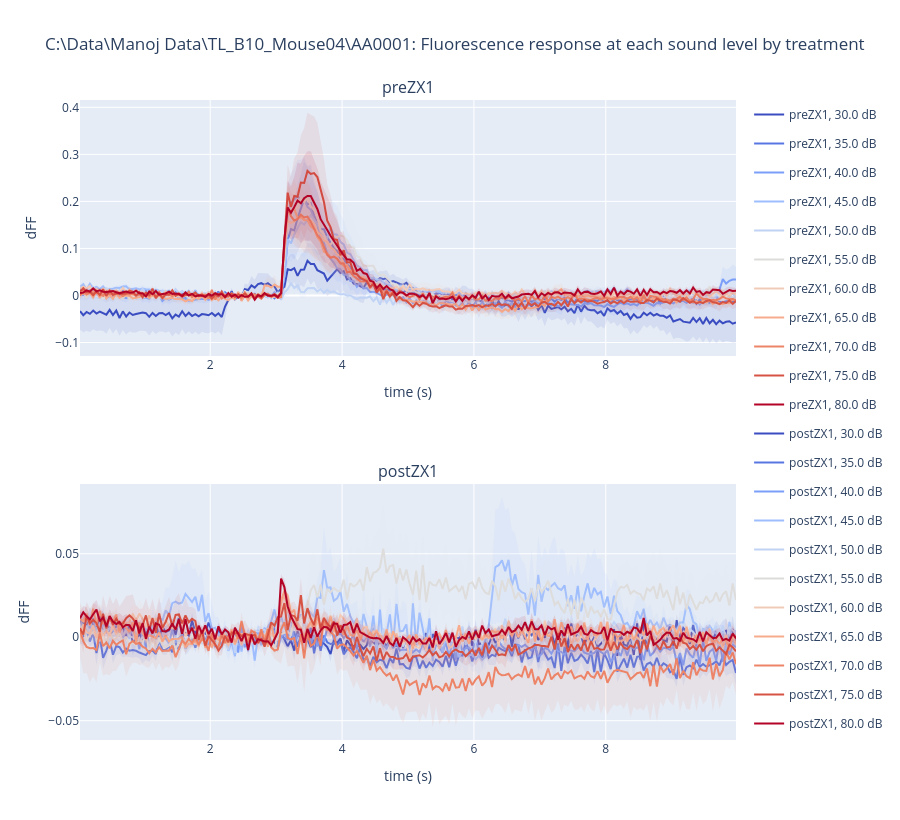

The notebook cell this image was saved under:
### Code cell
# plot dFF (or dF) response traces across different sound intensties pre- or post-ZX1

import lib.plotting as plotting

# raw dFF response
plotting.plotDF_levelByTreatment(df_drop_drop, resp_col='dFF_ROI_raw', dFResp=False, sepPlot=True)
# plotting.plotDF_levelByTreatment(df_drop_drop, qcam2img=qcam2img, resp_col=None, dFResp=False, sepPlot=True, roi_mask=roi_mask, t_base=t_base)

# processed dFF response
# plotting.plotDF_levelByTreatment(df_drop_drop, resp_col='dFF_ROI_linFilt_butterFilt', dFResp=False, sepPlot=True)

# same for dF response
# plotting.plotDF_levelByTreatment(df_drop_drop, resp_col='dF_ROI_raw', dFResp=True, sepPlot=True)
# plotting.plotDF_levelByTreatment(df_drop_drop, resp_col='dF_ROI_linFilt_butterFilt', dFResp=True, sepPlot=True)

# raw dFF response, show pre- and post-ZX1 traces in one plot
# plotting.plotDF_levelByTreatment(df_drop_drop, resp_col='dFF_ROI_raw', dFResp=False, sepPlot=False)

### Figure 1 — Plotly figure (JSON) as saved in the notebook; plotly's stock layout.template omitted (floating-point values rounded to 4 significant figures; data arrays with more than 128 entries replaced by an {"elided": "..."} marker saying what was removed)
{"data": [{"legendgroup": "preZX1, 30.0 dB", "line": {"color": "rgb(58, 76, 192)"}, "mode": "lines", "name": "preZX1, 30.0 dB", "showlegend": true, "type": "scatter", "x": {"elided": "200 float values"}, "xaxis": "x", "y": {"elided": "200 float values"}, "yaxis": "y"}, {"legendgroup": "preZX1, 30.0 dB", "line": {"width": 0}, "mode": "lines", "name": "preZX1, 30.0 dB", "showlegend": false, "type": "scatter", "x": {"elided": "200 float values"}, "xaxis": "x", "y": {"elided": "200 float values"}, "yaxis": "y"}, {"fill": "tonexty", "fillcolor": "rgba(58, 76, 192, 0.1)", "legendgroup": "preZX1, 30.0 dB", "line": {"width": 0}, "mode": "lines", "name": "preZX1, 30.0 dB", "showlegend": false, "type": "scatter", "x": {"elided": "200 float values"}, "xaxis": "x", "y": {"elided": "200 float values"}, "yaxis": "y"}, {"legendgroup": "preZX1, 35.0 dB", "line": {"color": "rgb(88, 118, 226)"}, "mode": "lines", "name": "preZX1, 35.0 dB", "showlegend": true, "type": "scatter", "x": {"elided": "200 float values"}, "xaxis": "x", "y": {"elided": "200 float values"}, "yaxis": "y"}, {"legendgroup": "preZX1, 35.0 dB", "line": {"width": 0}, "mode": "lines", "name": "preZX1, 35.0 dB", "showlegend": false, "type": "scatter", "x": {"elided": "200 float values"}, "xaxis": "x", "y": {"elided": "200 float values"}, "yaxis": "y"}, {"fill": "tonexty", "fillcolor": "rgba(88, 118, 226, 0.1)", "legendgroup": "preZX1, 35.0 dB", "line": {"width": 0}, "mode": "lines", "name": "preZX1, 35.0 dB", "showlegend": false, "type": "scatter", "x": {"elided": "200 float values"}, "xaxis": "x", "y": {"elided": "200 float values"}, "yaxis": "y"}, {"legendgroup": "preZX1, 40.0 dB", "line": {"color": "rgb(123, 158, 248)"}, "mode": "lines", "name": "preZX1, 40.0 dB", "showlegend": true, "type": "scatter", "x": {"elided": "200 float values"}, "xaxis": "x", "y": {"elided": "200 float values"}, "yaxis": "y"}, {"legendgroup": "preZX1, 40.0 dB", "line": {"width": 0}, "mode": "lines", "name": "preZX1, 40.0 dB", "showlegend": false, "type": "scatter", "x": {"elided": "200 float values"}, "xaxis": "x", "y": {"elided": "200 float values"}, "yaxis": "y"}, {"fill": "tonexty", "fillcolor": "rgba(123, 158, 248, 0.1)", "legendgroup": "preZX1, 40.0 dB", "line": {"width": 0}, "mode": "lines", "name": "preZX1, 40.0 dB", "showlegend": false, "type": "scatter", "x": {"elided": "200 float values"}, "xaxis": "x", "y": {"elided": "200 float values"}, "yaxis": "y"}, {"legendgroup": "preZX1, 45.0 dB", "line": {"color": "rgb(157, 189, 254)"}, "mode": "lines", "name": "preZX1, 45.0 dB", "showlegend": true, "type": "scatter", "x": {"elided": "200 float values"}, "xaxis": "x", "y": {"elided": "200 float values"}, "yaxis": "y"}, {"legendgroup": "preZX1, 45.0 dB", "line": {"width": 0}, "mode": "lines", "name": "preZX1, 45.0 dB", "showlegend": false, "type": "scatter", "x": {"elided": "200 float values"}, "xaxis": "x", "y": {"elided": "200 float values"}, "yaxis": "y"}, {"fill": "tonexty", "fillcolor": "rgba(157, 189, 254, 0.1)", "legendgroup": "preZX1, 45.0 dB", "line": {"width": 0}, "mode": "lines", "name": "preZX1, 45.0 dB", "showlegend": false, "type": "scatter", "x": {"elided": "200 float values"}, "xaxis": "x", "y": {"elided": "200 float values"}, "yaxis": "y"}, {"legendgroup": "preZX1, 50.0 dB", "line": {"color": "rgb(192, 211, 245)"}, "mode": "lines", "name": "preZX1, 50.0 dB", "showlegend": true, "type": "scatter", "x": {"elided": "200 float values"}, "xaxis": "x", "y": {"elided": "200 float values"}, "yaxis": "y"}, {"legendgroup": "preZX1, 50.0 dB", "line": {"width": 0}, "mode": "lines", "name": "preZX1, 50.0 dB", "showlegend": false, "type": "scatter", "x": {"elided": "200 float values"}, "xaxis": "x", "y": {"elided": "200 float values"}, "yaxis": "y"}, {"fill": "tonexty", "fillcolor": "rgba(192, 211, 245, 0.1)", "legendgroup": "preZX1, 50.0 dB", "line": {"width": 0}, "mode": "lines", "name": "preZX1, 50.0 dB", "showlegend": false, "type": "scatter", "x": {"elided": "200 float values"}, "xaxis": "x", "y": {"elided": "200 float values"}, "yaxis": "y"}, {"legendgroup": "preZX1, 55.0 dB", "line": {"color": "rgb(221, 220, 219)"}, "mode": "lines", "name": "preZX1, 55.0 dB", "showlegend": true, "type": "scatter", "x": {"elided": "200 float values"}, "xaxis": "x", "y": {"elided": "200 float values"}, "yaxis": "y"}, {"legendgroup": "preZX1, 55.0 dB", "line": {"width": 0}, "mode": "lines", "name": "preZX1, 55.0 dB", "showlegend": false, "type": "scatter", "x": {"elided": "200 float values"}, "xaxis": "x", "y": {"elided": "200 float values"}, "yaxis": "y"}, {"fill": "tonexty", "fillcolor": "rgba(221, 220, 219, 0.1)", "legendgroup": "preZX1, 55.0 dB", "line": {"width": 0}, "mode": "lines", "name": "preZX1, 55.0 dB", "showlegend": false, "type": "scatter", "x": {"elided": "200 float values"}, "xaxis": "x", "y": {"elided": "200 float values"}, "yaxis": "y"}, {"legendgroup": "preZX1, 60.0 dB", "line": {"color": "rgb(241, 202, 182)"}, "mode": "lines", "name": "preZX1, 60.0 dB", "showlegend": true, "type": "scatter", "x": {"elided": "200 float values"}, "xaxis": "x", "y": {"elided": "200 float values"}, "yaxis": "y"}, {"legendgroup": "preZX1, 60.0 dB", "line": {"width": 0}, "mode": "lines", "name": "preZX1, 60.0 dB", "showlegend": false, "type": "scatter", "x": {"elided": "200 float values"}, "xaxis": "x", "y": {"elided": "200 float values"}, "yaxis": "y"}, {"fill": "tonexty", "fillcolor": "rgba(241, 202, 182, 0.1)", "legendgroup": "preZX1, 60.0 dB", "line": {"width": 0}, "mode": "lines", "name": "preZX1, 60.0 dB", "showlegend": false, "type": "scatter", "x": {"elided": "200 float values"}, "xaxis": "x", "y": {"elided": "200 float values"}, "yaxis": "y"}, {"legendgroup": "preZX1, 65.0 dB", "line": {"color": "rgb(246, 171, 141)"}, "mode": "lines", "name": "preZX1, 65.0 dB", "showlegend": true, "type": "scatter", "x": {"elided": "200 float values"}, "xaxis": "x", "y": {"elided": "200 float values"}, "yaxis": "y"}, {"legendgroup": "preZX1, 65.0 dB", "line": {"width": 0}, "mode": "lines", "name": "preZX1, 65.0 dB", "showlegend": false, "type": "scatter", "x": {"elided": "200 float values"}, "xaxis": "x", "y": {"elided": "200 float values"}, "yaxis": "y"}, {"fill": "tonexty", "fillcolor": "rgba(246, 171, 141, 0.1)", "legendgroup": "preZX1, 65.0 dB", "line": {"width": 0}, "mode": "lines", "name": "preZX1, 65.0 dB", "showlegend": false, "type": "scatter", "x": {"elided": "200 float values"}, "xaxis": "x", "y": {"elided": "200 float values"}, "yaxis": "y"}, {"legendgroup": "preZX1, 70.0 dB", "line": {"color": "rgb(237, 132, 103)"}, "mode": "lines", "name": "preZX1, 70.0 dB", "showlegend": true, "type": "scatter", "x": {"elided": "200 float values"}, "xaxis": "x", "y": {"elided": "200 float values"}, "yaxis": "y"}, {"legendgroup": "preZX1, 70.0 dB", "line": {"width": 0}, "mode": "lines", "name": "preZX1, 70.0 dB", "showlegend": false, "type": "scatter", "x": {"elided": "200 float values"}, "xaxis": "x", "y": {"elided": "200 float values"}, "yaxis": "y"}, {"fill": "tonexty", "fillcolor": "rgba(237, 132, 103, 0.1)", "legendgroup": "preZX1, 70.0 dB", "line": {"width": 0}, "mode": "lines", "name": "preZX1, 70.0 dB", "showlegend": false, "type": "scatter", "x": {"elided": "200 float values"}, "xaxis": "x", "y": {"elided": "200 float values"}, "yaxis": "y"}, {"legendgroup": "preZX1, 75.0 dB", "line": {"color": "rgb(214, 82, 67)"}, "mode": "lines", "name": "preZX1, 75.0 dB", "showlegend": true, "type": "scatter", "x": {"elided": "200 float values"}, "xaxis": "x", "y": {"elided": "200 float values"}, "yaxis": "y"}, {"legendgroup": "preZX1, 75.0 dB", "line": {"width": 0}, "mode": "lines", "name": "preZX1, 75.0 dB", "showlegend": false, "type": "scatter", "x": {"elided": "200 float values"}, "xaxis": "x", "y": {"elided": "200 float values"}, "yaxis": "y"}, {"fill": "tonexty", "fillcolor": "rgba(214, 82, 67, 0.1)", "legendgroup": "preZX1, 75.0 dB", "line": {"width": 0}, "mode": "lines", "name": "preZX1, 75.0 dB", "showlegend": false, "type": "scatter", "x": {"elided": "200 float values"}, "xaxis": "x", "y": {"elided": "200 float values"}, "yaxis": "y"}, {"legendgroup": "preZX1, 80.0 dB", "line": {"color": "rgb(179, 3, 38)"}, "mode": "lines", "name": "preZX1, 80.0 dB", "showlegend": true, "type": "scatter", "x": {"elided": "200 float values"}, "xaxis": "x", "y": {"elided": "200 float values"}, "yaxis": "y"}, {"legendgroup": "preZX1, 80.0 dB", "line": {"width": 0}, "mode": "lines", "name": "preZX1, 80.0 dB", "showlegend": false, "type": "scatter", "x": {"elided": "200 float values"}, "xaxis": "x", "y": {"elided": "200 float values"}, "yaxis": "y"}, {"fill": "tonexty", "fillcolor": "rgba(179, 3, 38, 0.1)", "legendgroup": "preZX1, 80.0 dB", "line": {"width": 0}, "mode": "lines", "name": "preZX1, 80.0 dB", "showlegend": false, "type": "scatter", "x": {"elided": "200 float values"}, "xaxis": "x", "y": {"elided": "200 float values"}, "yaxis": "y"}, {"legendgroup": "postZX1, 30.0 dB", "line": {"color": "rgb(58, 76, 192)"}, "mode": "lines", "name": "postZX1, 30.0 dB", "showlegend": true, "type": "scatter", "x": {"elided": "200 float values"}, "xaxis": "x2", "y": {"elided": "200 float values"}, "yaxis": "y2"}, {"legendgroup": "postZX1, 30.0 dB", "line": {"width": 0}, "mode": "lines", "name": "postZX1, 30.0 dB", "showlegend": false, "type": "scatter", "x": {"elided": "200 float values"}, "xaxis": "x2", "y": {"elided": "200 float values"}, "yaxis": "y2"}, {"fill": "tonexty", "fillcolor": "rgba(58, 76, 192, 0.1)", "legendgroup": "postZX1, 30.0 dB", "line": {"width": 0}, "mode": "lines", "name": "postZX1, 30.0 dB", "showlegend": false, "type": "scatter", "x": {"elided": "200 float values"}, "xaxis": "x2", "y": {"elided": "200 float values"}, "yaxis": "y2"}, {"legendgroup": "postZX1, 35.0 dB", "line": {"color": "rgb(88, 118, 226)"}, "mode": "lines", "name": "postZX1, 35.0 dB", "showlegend": true, "type": "scatter", "x": {"elided": "200 float values"}, "xaxis": "x2", "y": {"elided": "200 float values"}, "yaxis": "y2"}, {"legendgroup": "postZX1, 35.0 dB", "line": {"width": 0}, "mode": "lines", "name": "postZX1, 35.0 dB", "showlegend": false, "type": "scatter", "x": {"elided": "200 float values"}, "xaxis": "x2", "y": {"elided": "200 float values"}, "yaxis": "y2"}, {"fill": "tonexty", "fillcolor": "rgba(88, 118, 226, 0.1)", "legendgroup": "postZX1, 35.0 dB", "line": {"width": 0}, "mode": "lines", "name": "postZX1, 35.0 dB", "showlegend": false, "type": "scatter", "x": {"elided": "200 float values"}, "xaxis": "x2", "y": {"elided": "200 float values"}, "yaxis": "y2"}, {"legendgroup": "postZX1, 40.0 dB", "line": {"color": "rgb(123, 158, 248)"}, "mode": "lines", "name": "postZX1, 40.0 dB", "showlegend": true, "type": "scatter", "x": {"elided": "200 float values"}, "xaxis": "x2", "y": {"elided": "200 float values"}, "yaxis": "y2"}, {"legendgroup": "postZX1, 40.0 dB", "line": {"width": 0}, "mode": "lines", "name": "postZX1, 40.0 dB", "showlegend": false, "type": "scatter", "x": {"elided": "200 float values"}, "xaxis": "x2", "y": {"elided": "200 float values"}, "yaxis": "y2"}, {"fill": "tonexty", "fillcolor": "rgba(123, 158, 248, 0.1)", "legendgroup": "postZX1, 40.0 dB", "line": {"width": 0}, "mode": "lines", "name": "postZX1, 40.0 dB", "showlegend": false, "type": "scatter", "x": {"elided": "200 float values"}, "xaxis": "x2", "y": {"elided": "200 float values"}, "yaxis": "y2"}, {"legendgroup": "postZX1, 45.0 dB", "line": {"color": "rgb(157, 189, 254)"}, "mode": "lines", "name": "postZX1, 45.0 dB", "showlegend": true, "type": "scatter", "x": {"elided": "200 float values"}, "xaxis": "x2", "y": {"elided": "200 float values"}, "yaxis": "y2"}, {"legendgroup": "postZX1, 45.0 dB", "line": {"width": 0}, "mode": "lines", "name": "postZX1, 45.0 dB", "showlegend": false, "type": "scatter", "x": {"elided": "200 float values"}, "xaxis": "x2", "y": {"elided": "200 float values"}, "yaxis": "y2"}, {"fill": "tonexty", "fillcolor": "rgba(157, 189, 254, 0.1)", "legendgroup": "postZX1, 45.0 dB", "line": {"width": 0}, "mode": "lines", "name": "postZX1, 45.0 dB", "showlegend": false, "type": "scatter", "x": {"elided": "200 float values"}, "xaxis": "x2", "y": {"elided": "200 float values"}, "yaxis": "y2"}, {"legendgroup": "postZX1, 50.0 dB", "line": {"color": "rgb(192, 211, 245)"}, "mode": "lines", "name": "postZX1, 50.0 dB", "showlegend": true, "type": "scatter", "x": {"elided": "200 float values"}, "xaxis": "x2", "y": {"elided": "200 float values"}, "yaxis": "y2"}, {"legendgroup": "postZX1, 50.0 dB", "line": {"width": 0}, "mode": "lines", "name": "postZX1, 50.0 dB", "showlegend": false, "type": "scatter", "x": {"elided": "200 float values"}, "xaxis": "x2", "y": {"elided": "200 float values"}, "yaxis": "y2"}, {"fill": "tonexty", "fillcolor": "rgba(192, 211, 245, 0.1)", "legendgroup": "postZX1, 50.0 dB", "line": {"width": 0}, "mode": "lines", "name": "postZX1, 50.0 dB", "showlegend": false, "type": "scatter", "x": {"elided": "200 float values"}, "xaxis": "x2", "y": {"elided": "200 float values"}, "yaxis": "y2"}, {"legendgroup": "postZX1, 55.0 dB", "line": {"color": "rgb(221, 220, 219)"}, "mode": "lines", "name": "postZX1, 55.0 dB", "showlegend": true, "type": "scatter", "x": {"elided": "200 float values"}, "xaxis": "x2", "y": {"elided": "200 float values"}, "yaxis": "y2"}, {"legendgroup": "postZX1, 55.0 dB", "line": {"width": 0}, "mode": "lines", "name": "postZX1, 55.0 dB", "showlegend": false, "type": "scatter", "x": {"elided": "200 float values"}, "xaxis": "x2", "y": {"elided": "200 float values"}, "yaxis": "y2"}, {"fill": "tonexty", "fillcolor": "rgba(221, 220, 219, 0.1)", "legendgroup": "postZX1, 55.0 dB", "line": {"width": 0}, "mode": "lines", "name": "postZX1, 55.0 dB", "showlegend": false, "type": "scatter", "x": {"elided": "200 float values"}, "xaxis": "x2", "y": {"elided": "200 float values"}, "yaxis": "y2"}, {"legendgroup": "postZX1, 60.0 dB", "line": {"color": "rgb(241, 202, 182)"}, "mode": "lines", "name": "postZX1, 60.0 dB", "showlegend": true, "type": "scatter", "x": {"elided": "200 float values"}, "xaxis": "x2", "y": {"elided": "200 float values"}, "yaxis": "y2"}, {"legendgroup": "postZX1, 60.0 dB", "line": {"width": 0}, "mode": "lines", "name": "postZX1, 60.0 dB", "showlegend": false, "type": "scatter", "x": {"elided": "200 float values"}, "xaxis": "x2", "y": {"elided": "200 float values"}, "yaxis": "y2"}, {"fill": "tonexty", "fillcolor": "rgba(241, 202, 182, 0.1)", "legendgroup": "postZX1, 60.0 dB", "line": {"width": 0}, "mode": "lines", "name": "postZX1, 60.0 dB", "showlegend": false, "type": "scatter", "x": {"elided": "200 float values"}, "xaxis": "x2", "y": {"elided": "200 float values"}, "yaxis": "y2"}, {"legendgroup": "postZX1, 65.0 dB", "line": {"color": "rgb(246, 171, 141)"}, "mode": "lines", "name": "postZX1, 65.0 dB", "showlegend": true, "type": "scatter", "x": {"elided": "200 float values"}, "xaxis": "x2", "y": {"elided": "200 float values"}, "yaxis": "y2"}, {"legendgroup": "postZX1, 65.0 dB", "line": {"width": 0}, "mode": "lines", "name": "postZX1, 65.0 dB", "showlegend": false, "type": "scatter", "x": {"elided": "200 float values"}, "xaxis": "x2", "y": {"elided": "200 float values"}, "yaxis": "y2"}, {"fill": "tonexty", "fillcolor": "rgba(246, 171, 141, 0.1)", "legendgroup": "postZX1, 65.0 dB", "line": {"width": 0}, "mode": "lines", "name": "postZX1, 65.0 dB", "showlegend": false, "type": "scatter", "x": {"elided": "200 float values"}, "xaxis": "x2", "y": {"elided": "200 float values"}, "yaxis": "y2"}, {"legendgroup": "postZX1, 70.0 dB", "line": {"color": "rgb(237, 132, 103)"}, "mode": "lines", "name": "postZX1, 70.0 dB", "showlegend": true, "type": "scatter", "x": {"elided": "200 float values"}, "xaxis": "x2", "y": {"elided": "200 float values"}, "yaxis": "y2"}, {"legendgroup": "postZX1, 70.0 dB", "line": {"width": 0}, "mode": "lines", "name": "postZX1, 70.0 dB", "showlegend": false, "type": "scatter", "x": {"elided": "200 float values"}, "xaxis": "x2", "y": {"elided": "200 float values"}, "yaxis": "y2"}, {"fill": "tonexty", "fillcolor": "rgba(237, 132, 103, 0.1)", "legendgroup": "postZX1, 70.0 dB", "line": {"width": 0}, "mode": "lines", "name": "postZX1, 70.0 dB", "showlegend": false, "type": "scatter", "x": {"elided": "200 float values"}, "xaxis": "x2", "y": {"elided": "200 float values"}, "yaxis": "y2"}, {"legendgroup": "postZX1, 75.0 dB", "line": {"color": "rgb(214, 82, 67)"}, "mode": "lines", "name": "postZX1, 75.0 dB", "showlegend": true, "type": "scatter", "x": {"elided": "200 float values"}, "xaxis": "x2", "y": {"elided": "200 float values"}, "yaxis": "y2"}, {"legendgroup": "postZX1, 75.0 dB", "line": {"width": 0}, "mode": "lines", "name": "postZX1, 75.0 dB", "showlegend": false, "type": "scatter", "x": {"elided": "200 float values"}, "xaxis": "x2", "y": {"elided": "200 float values"}, "yaxis": "y2"}, {"fill": "tonexty", "fillcolor": "rgba(214, 82, 67, 0.1)", "legendgroup": "postZX1, 75.0 dB", "line": {"width": 0}, "mode": "lines", "name": "postZX1, 75.0 dB", "showlegend": false, "type": "scatter", "x": {"elided": "200 float values"}, "xaxis": "x2", "y": {"elided": "200 float values"}, "yaxis": "y2"}, {"legendgroup": "postZX1, 80.0 dB", "line": {"color": "rgb(179, 3, 38)"}, "mode": "lines", "name": "postZX1, 80.0 dB", "showlegend": true, "type": "scatter", "x": {"elided": "200 float values"}, "xaxis": "x2", "y": {"elided": "200 float values"}, "yaxis": "y2"}, {"legendgroup": "postZX1, 80.0 dB", "line": {"width": 0}, "mode": "lines", "name": "postZX1, 80.0 dB", "showlegend": false, "type": "scatter", "x": {"elided": "200 float values"}, "xaxis": "x2", "y": {"elided": "200 float values"}, "yaxis": "y2"}, {"fill": "tonexty", "fillcolor": "rgba(179, 3, 38, 0.1)", "legendgroup": "postZX1, 80.0 dB", "line": {"width": 0}, "mode": "lines", "name": "postZX1, 80.0 dB", "showlegend": false, "type": "scatter", "x": {"elided": "200 float values"}, "xaxis": "x2", "y": {"elided": "200 float values"}, "yaxis": "y2"}], "layout": {"annotations": [{"font": {"size": 16}, "showarrow": false, "text": "preZX1", "x": 0.5, "xanchor": "center", "xref": "paper", "y": 1, "yanchor": "bottom", "yref": "paper"}, {"font": {"size": 16}, "showarrow": false, "text": "postZX1", "x": 0.5, "xanchor": "center", "xref": "paper", "y": 0.4, "yanchor": "bottom", "yref": "paper"}], "height": 820, "title": {"text": "C:\\Data\\Manoj Data\\TL_B10_Mouse04\\AA0001: Fluorescence response at each sound level by treatment"}, "xaxis": {"anchor": "y", "domain": [0, 1], "title": {"text": "time (s)"}}, "xaxis2": {"anchor": "y2", "domain": [0, 1], "title": {"text": "time (s)"}}, "yaxis": {"anchor": "x", "domain": [0.6, 1], "title": {"text": "dFF"}}, "yaxis2": {"anchor": "x2", "domain": [0, 0.4], "title": {"text": "dFF"}}}}
